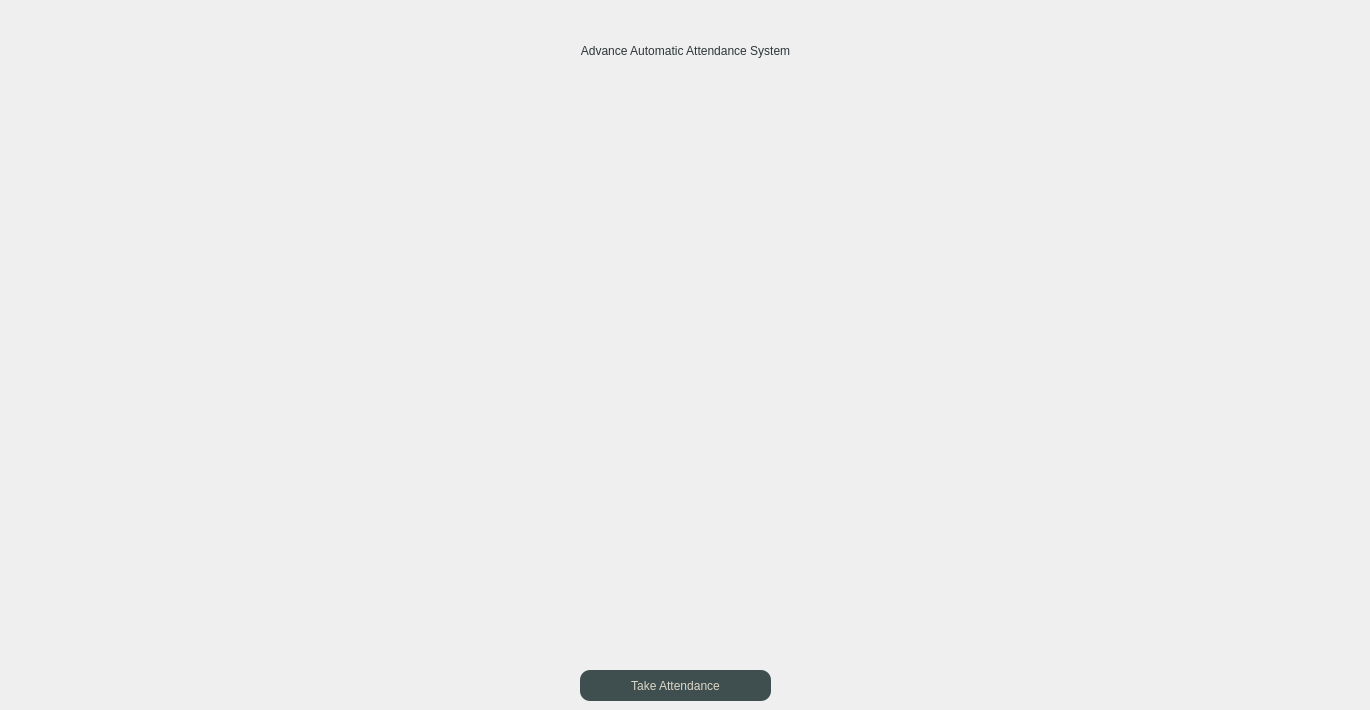
    <widget class="QWidget" name="HomePage">
     <widget class="QLabel" name="label">
      <property name="geometry">
       <rect>
        <x>30</x>
        <y>90</y>
        <width>1311</width>
        <height>521</height>
       </rect>
      </property>
      <property name="text">
       <string/>
      </property>
      <property name="pixmap">
       <pixmap>../Images/wallpaper.jpeg</pixmap>
      </property>
      <property name="scaledContents">
       <bool>true</bool>
      </property>
     </widget>
     <widget class="QPushButton" name="attnstart">
      <property name="geometry">
       <rect>
        <x>580</x>
        <y>670</y>
        <width>191</width>
        <height>31</height>
       </rect>
      </property>
      <property name="styleSheet">
       <string notr="true">QPushButton{
border-radius: 10px;
background-color: rgb(63, 78, 79);
color: rgb(220, 215, 201);
font: 75 11pt &quot;Times New Roman&quot;;
font: 75 20pt &quot;Times New Roman&quot;;
}



</string>
      </property>
      <property name="text">
       <string>Take Attendance</string>
      </property>
     </widget>
     <widget class="QLabel" name="Title">
      <property name="geometry">
       <rect>
        <x>10</x>
        <y>20</y>
        <width>1351</width>
        <height>61</height>
       </rect>
      </property>
      <property name="styleSheet">
       <string notr="true">font: 75 38pt &quot;Times New Roman&quot;;
color: rgb(44, 54, 57);
</string>
      </property>
      <property name="text">
       <string>Advance Automatic Attendance System</string>
      </property>
      <property name="alignment">
       <set>Qt::AlignCenter</set>
      </property>
      <property name="wordWrap">
       <bool>false</bool>
      </property>
     </widget>
    </widget>
